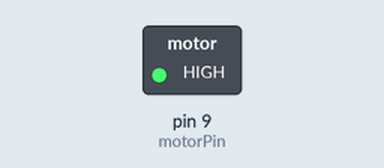
Bench run of a sketch on a simulated Arduino Uno, built with avr-gcc and run on an emulated ATmega328P. On the bench: switched loads named in the sketch (green lamp = pin HIGH).

Above: at 2.5 s.
At 7.5 s:
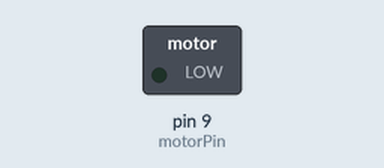
Timing chart, 0 to 13.0 s (numbered marks = the images above):
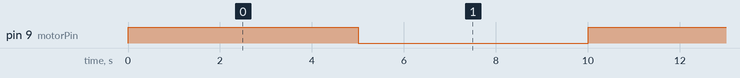

The sketch:

transistor_ile_motor_kontrol.ino
```cpp
const int motorPin = 9;  // TIP120'nin Base (B) pinine bağlanan pin
const int motorSpeed = 255;  // Motorun hızı (0-255 arasında değer)

void setup() {
  pinMode(motorPin, OUTPUT);
}

void loop() {
  analogWrite(motorPin, motorSpeed);  // Motoru hareket ettir
  delay(5000);  // 5 saniye boyunca beklet
  analogWrite(motorPin, 0);  // Motoru durdur
  delay(5000);  // 5 saniye boyunca beklet
}
```

Measured:
- by itself, pin 9 (motorPin): alternates HIGH for 5.0 s and LOW for 5.0 s
